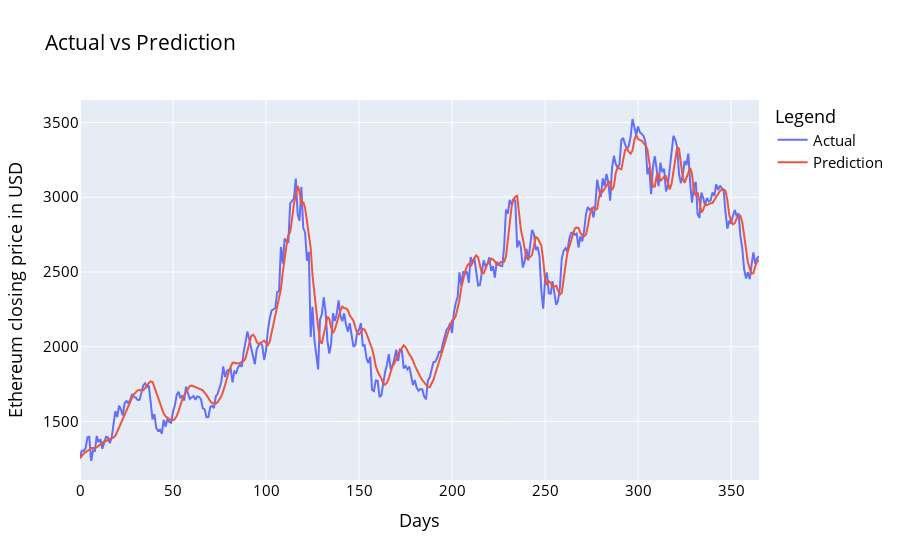

Notebook source saved alongside this figure:
### Code cell
df_plot = pd.DataFrame({ 'Actual': original_yval.squeeze(), 'Prediction':prediction_simple_lSTM.squeeze() })
import plotly.express as px
fig = px.line(df_plot, x=df_plot.index.values, y=df_plot.columns,
              title='custom tick labels')
fig.update_layout(title_text='Actual vs Prediction', 
                   font_size=15, font_color='black', legend_title_text='Legend')
fig.update_xaxes(title='Days')
fig.update_yaxes(title='Ethereum closing price in USD')
fig.show()

### Figure 1 — Plotly figure (JSON) as saved in the notebook; plotly's stock layout.template omitted (floating-point values rounded to 4 significant figures; data arrays with more than 128 entries replaced by an {"elided": "..."} marker saying what was removed)
{"data": [{"hovertemplate": "variable=Actual<br>x=%{x}<br>value=%{y}<extra></extra>", "legendgroup": "Actual", "line": {"color": "#636efa", "dash": "solid"}, "marker": {"symbol": "circle"}, "mode": "lines", "name": "Actual", "orientation": "v", "showlegend": true, "type": "scatter", "x": {"elided": "366 int values"}, "xaxis": "x", "y": {"elided": "366 float values"}, "yaxis": "y"}, {"hovertemplate": "variable=Prediction<br>x=%{x}<br>value=%{y}<extra></extra>", "legendgroup": "Prediction", "line": {"color": "#EF553B", "dash": "solid"}, "marker": {"symbol": "circle"}, "mode": "lines", "name": "Prediction", "orientation": "v", "showlegend": true, "type": "scatter", "x": {"elided": "366 int values"}, "xaxis": "x", "y": {"elided": "366 float values"}, "yaxis": "y"}], "layout": {"font": {"color": "black", "size": 15}, "legend": {"title": {"text": "Legend"}, "tracegroupgap": 0}, "title": {"text": "Actual vs Prediction"}, "xaxis": {"anchor": "y", "domain": [0, 1], "title": {"text": "Days"}}, "yaxis": {"anchor": "x", "domain": [0, 1], "title": {"text": "Ethereum closing price in USD"}}}}
